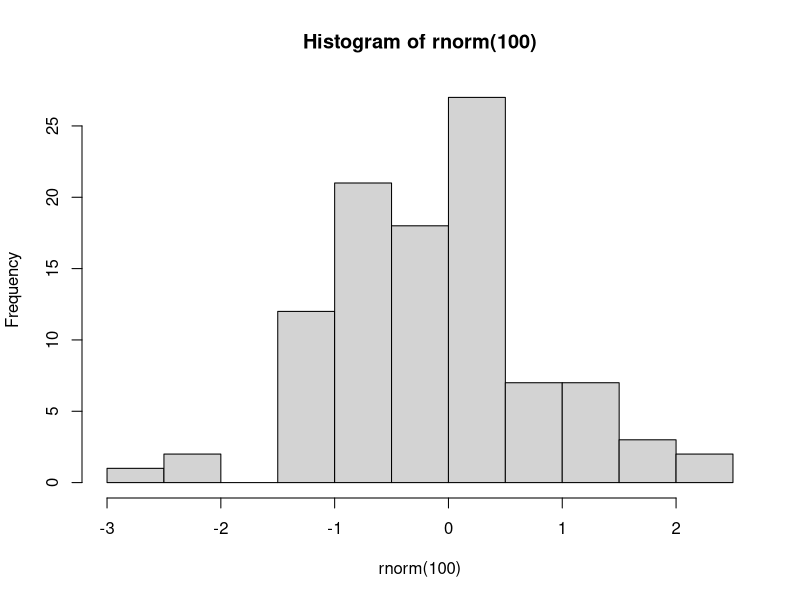
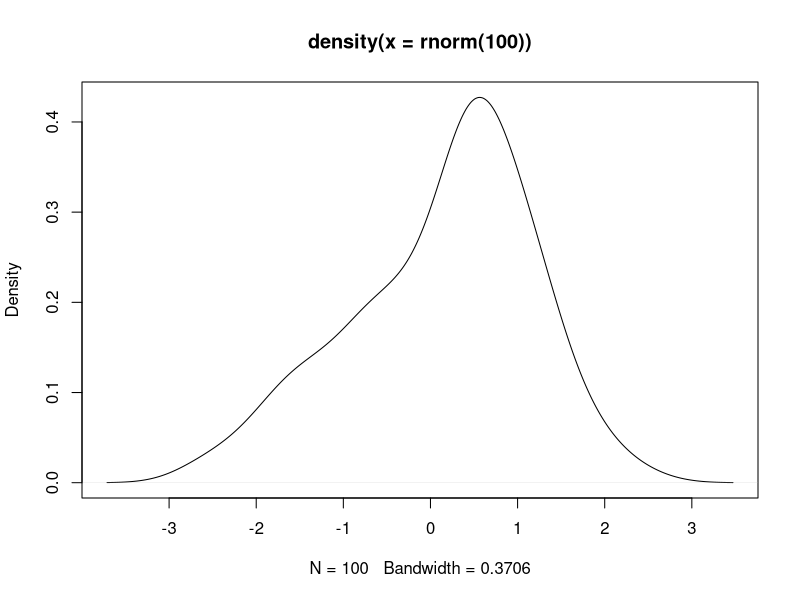
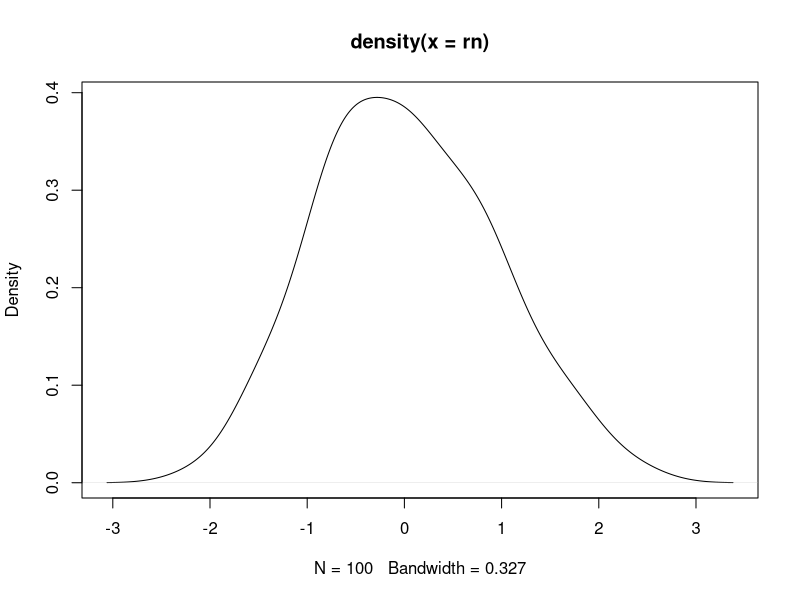
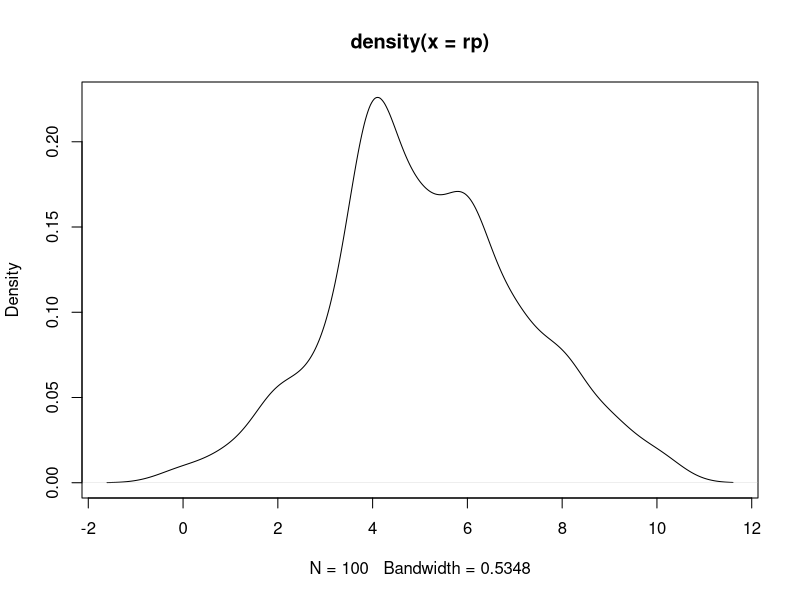
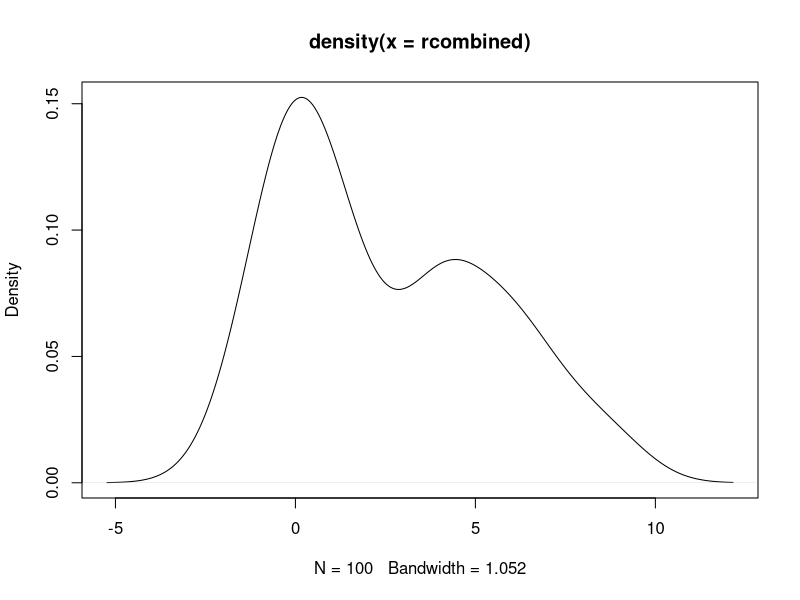
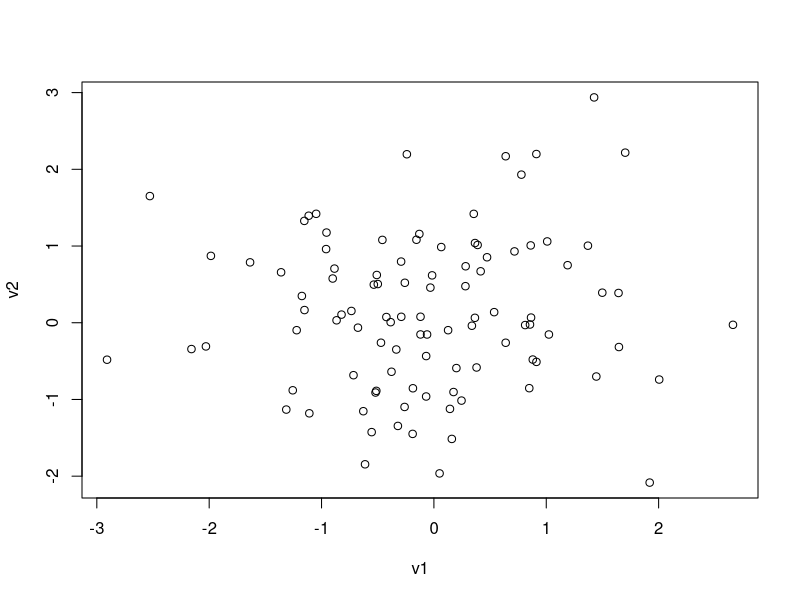
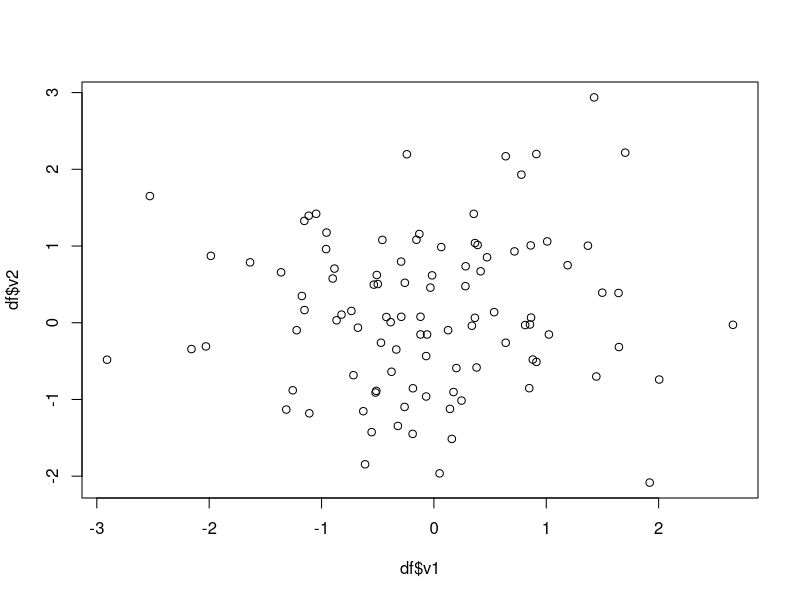
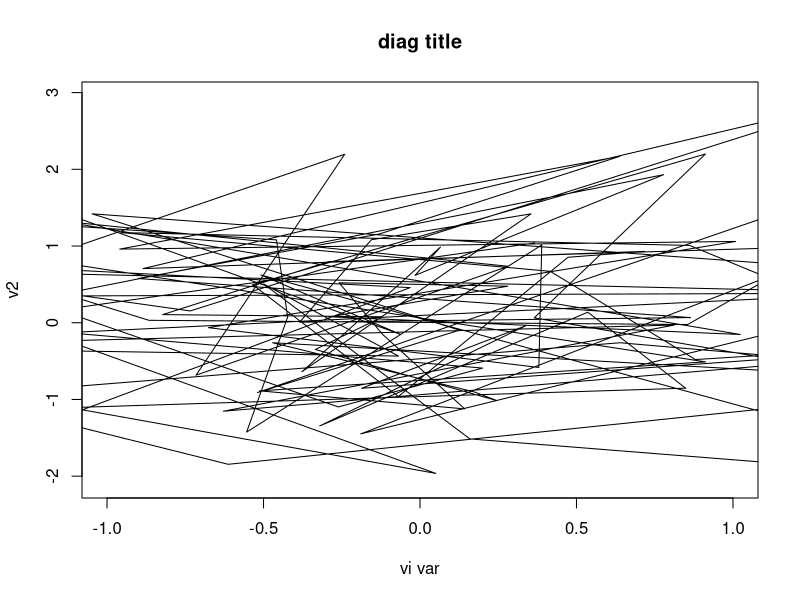

Source code (R) for these figures, in order:
## Functions in R

##### Syntax

name.of.function <- function(params) {
    
}

## Control Structures

## 1. if loops
    
    if(TRUE) {
        print("Hello World!")
    }

## 2. if-else
    
    if(TRUE) {
        print("In this loop")
    } else {
        print("Won't come here")
    }
## 3. ifelse
    
    ifelse(5 > 6, "Not Possible", "Yep!")

## 4. for
        
    for(counter in 1:10) {
        print(counter)
    }
    
## 5. while
    
    x <- 5
    while(x > 0) {
        print(x)
        x <- x - 1
    }

##### apply

# Syntax: apply(X, MARGIN, FUN)
    
apply(mtcars, 2, mean)

apply(mtcars, 2, sd)

### Plotting

## histogram
hist(rnorm(100))
plot(density(rnorm(100)))

rn <- rnorm(100)
rp <- rpois(100, lambda = 5)
rcombined <- c(sample(rn,50), sample(rp, 50))

## density
plot(density(rn))
plot(density(rp))
plot(density(rcombined))

## scatterplot
df <- data.frame(v1 = rnorm(100), v2 = rnorm(100))
plot(df)
plot(df$v1, df$v2)

## line graph

plot(df, type = "l", 
     main = "diag title",
     xlab = "vi var",
     xlim = c(-1, 1))
